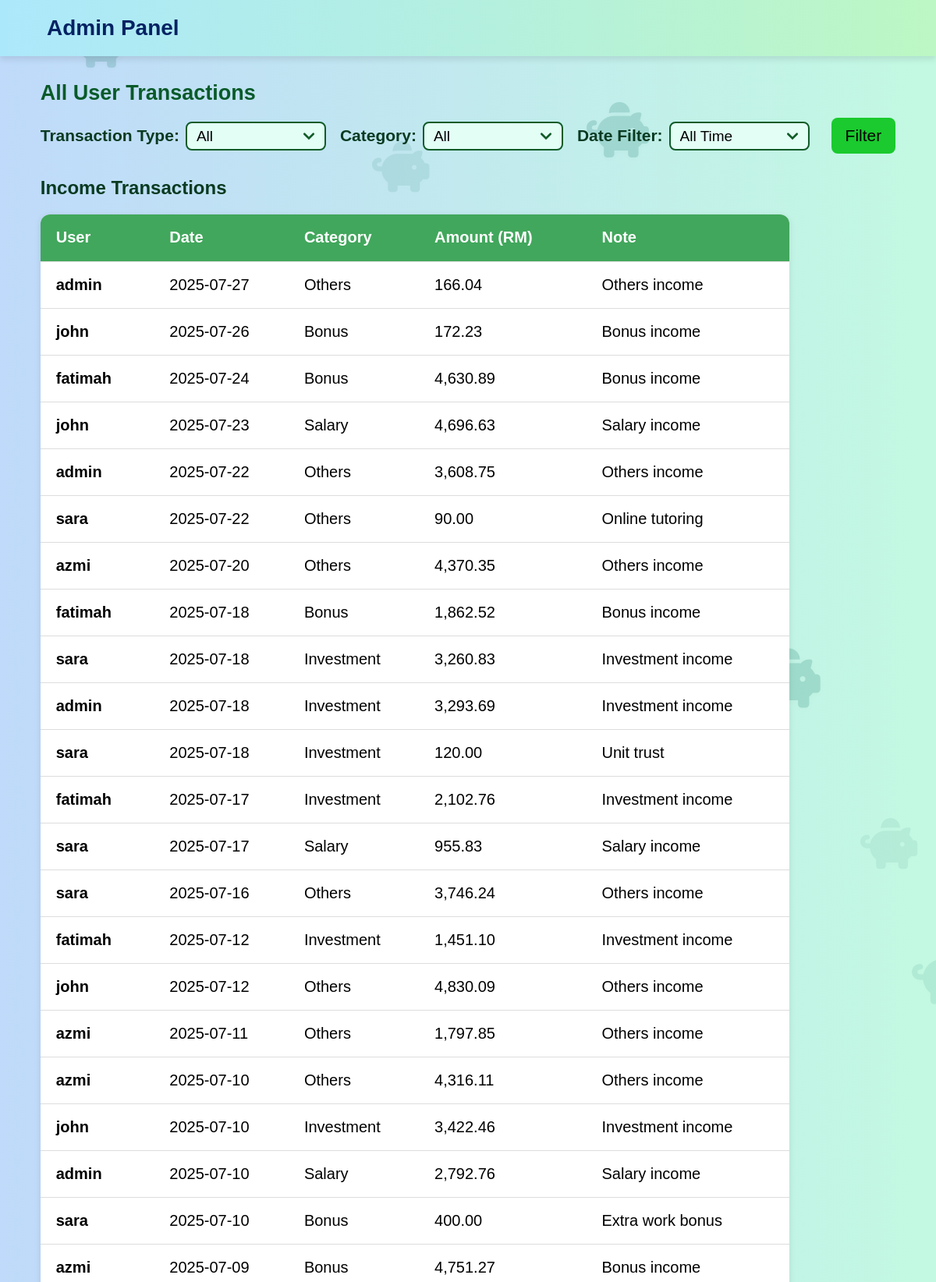
The app's page /admin_overview.php (signed in, upper part) with its own data.
### tables this page shows
CREATE TABLE IF NOT EXISTS transactions (
    transaction_id INT AUTO_INCREMENT PRIMARY KEY,
    user_id INT NOT NULL,
    category_id INT NOT NULL,
    type ENUM('income', 'expense') NOT NULL,
    amount DECIMAL(10,2) NOT NULL,
    note TEXT,
    date DATE,
    FOREIGN KEY (user_id) REFERENCES users(user_id) ON DELETE CASCADE,
    FOREIGN KEY (category_id) REFERENCES categories(category_id) ON DELETE CASCADE
);

CREATE TABLE IF NOT EXISTS users (
    user_id INT AUTO_INCREMENT PRIMARY KEY,
    username VARCHAR(100) NOT NULL,
    email VARCHAR(100) NOT NULL UNIQUE,
    password VARCHAR(255) NOT NULL,
    role ENUM('user', 'admin') DEFAULT 'user'
);

CREATE TABLE IF NOT EXISTS categories (
    category_id INT AUTO_INCREMENT PRIMARY KEY,
    name VARCHAR(50) NOT NULL,
    type VARCHAR(50) NOT NULL  
);

### admin_overview.php (the view, shortened to what this page needs)
<?php
require_once 'admin_header.php';
require_once 'includes/db.php';
$date_filter = $_GET['date_filter'] ?? '';
?>
    <div id="piggy-bg"></div>
    <div class="piggy-container" aria-hidden="true"></div>
<main class="overviewmain">
    <section id="overview">
        <h2>All User Transactions</h2>
        <form method="GET" action="admin_overview.php">
            <div class="filtergroup">
                <label for="transactionType">Transaction Type:</label>
                <select id="OtransactionType" name="type" onchange="this.form.submit()" required>
                    <?php $selectedType = $_GET['type'] ?? 'all'; ?>
                    <option value="all" <?= $selectedType == 'all' ? 'selected' : '' ?>>All</option>
                </select>
            </div>
            <div class="filtergroup">
                <label for="category">Category:</label>
                <select name="category" id="Ocategory">
                    <option value="">All</option>
                </select>
            </div>
            <div class="filtergroup">
                <label for="date_filter">Date Filter:</label>
                <select name="date_filter" id="Odate_filter">
                    <option value="" <?= $date_filter == '' ? 'selected' : '' ?>>All Time</option>
                </select>
            </div>
            <div class="filtergroup">
                <button type="submit" class="filterbtn">Filter</button>
            </div>
        </form>
        <?php
        $selectedType = isset($_GET['type']) ? $_GET['type'] : 'all';
        if ($selectedType === 'all') {
            $transactionTypes = ['income', 'expense'];
            foreach ($transactionTypes as $currentType) {
                echo "<h3>" . ucfirst($currentType) . " Transactions</h3>";
                echo "<table>";
                echo "<thead>
                        <tr>
                            <th>User</th>
                            <th>Date</th>
                            <th>Category</th>
                            <th>Amount (RM)</th>
                            <th>Note</th>
                        </tr>
                      </thead>";
                echo "<tbody>";
                $sql = "SELECT t.*, c.name AS category_name, u.username
                        FROM transactions t
                        JOIN categories c ON t.category_id = c.category_id
                        JOIN users u ON t.user_id = u.user_id
                        WHERE t.type = ?";
                $params = [$currentType];
                $types = "s";
                $sql .= " ORDER BY t.date DESC, t.transaction_id DESC";
                $stmt = $conn->prepare($sql);
                if ($stmt) {
                    $stmt->bind_param($types, ...$params);
                    $stmt->execute();
                    $result = $stmt->get_result();
                    if ($result->num_rows > 0) {
                        while ($row = $result->fetch_assoc()) {
                            echo "<tr>
                                    <td><strong>" . htmlspecialchars($row['username']) . "</strong></td>
                                    <td>" . htmlspecialchars($row['date']) . "</td>
                                    <td>" . htmlspecialchars($row['category_name']) . "</td>
                                    <td>" . number_format($row['amount'], 2) . "</td>
                                    <td>" . htmlspecialchars($row['note']) . "</td>
                                  </tr>";
                        }
                    } else {
                        echo "<tr><td colspan='5' style='text-align: center; padding: 20px;'>No " . $currentType . " transactions found.</td></tr>";
                    }
                } else {
                    echo "<tr><td colspan='5' style='text-align: center; padding: 20px; color: red;'>Error preparing query: " . htmlspecialchars($conn->error) . "</td></tr>";
                }
                echo "</tbody>";
                echo "</table>";
                echo "<br>";
            }
        }
        ?>
    </section>
</main>

### style.css (style rules this page uses)
* { padding: 0; margin: 0; font-family:'Trebuchet MS', 'Lucida Sans Unicode', 'Lucida Grande', 'Lucida Sans', Arial, sans-serif; box-sizing: border-box; }
html, body { margin: 0; padding: 0; width: 100%; background: linear-gradient(to left, #c3f9e2, #bfdafa); overflow-x: hidden; height: 100%; display: flex; flex-direction: column; }
body { flex-grow: 1; position: relative; z-index: 1; }
main { flex: 1 0 auto; padding-bottom: 500px; box-sizing: border-box; }
main { display: flex; justify-content: center; align-items: center; flex: 1; padding: 0 clamp(2rem, 1vw, 6rem); }
#overview { width: 100%; }
#piggy-bg { position: fixed; top: 0; left: 0; width: 100%; height: 100vh; z-index: -1; pointer-events: none; overflow: hidden; }
.piggy-container { position: fixed; top: 0; left: 0; width: 100%; height: 100vh; pointer-events: none; z-index: -1; }
table { width: 60%; border-collapse: collapse; margin-top: 30px; font-size: clamp(16px, 2vw, 20px); background-color: #fff; box-shadow: 0 2px 8px rgba(0,0,0,0.1); border-radius: 12px; overflow: hidden; }
table thead { background-color: #41a75c; color: white; text-align: left; }
table th, table td { padding: 16px 20px; border-bottom: 1px solid #ddd; min-width: 120px; height: 60px; text-align: left; vertical-align: middle; }
.overviewmain { display: flex; justify-content: center; align-items: center; margin: 2rem auto; }
#overview h2 { font-size: clamp(27px, 2.2vw, 30px); color: #095a29; margin-bottom: clamp(16px, 1vw, 20px); }
#overview form { display: flex; flex-wrap: wrap; flex-direction: column; align-items: flex-start; gap: 10px; margin-bottom: 10px; }
#overview .filtergroup { display: flex; flex-wrap: wrap; align-items: center; gap: 8px; }
#overview h3 { font-size: clamp(24px, 1.8vw, 27px); font-weight: bold; color: #093a21; }
.filtergroup label { font-size: clamp(21px, 1.6vw, 23px); font-weight: bold; color: #093a21; white-space: nowrap; gap: 50px; }
#Odate_filter, #OtransactionType, #Ocategory { width: 180px; }
.filtergroup select { padding: 6px 12px; background-color: #e2fef5; border: 2px solid #115b27; border-radius: 8px; font-size: clamp(19px, 1.5vw, 21px); resize: vertical; transition: border-color 0.3s; }
.filtergroup select { appearance: none; background-repeat: no-repeat; background-position: right 12px center; background-size: 16px; }
.filterbtn { background-color: #1aca2e; padding: 11px 18px; font-size: clamp(21px, 1.6vw, 23px); border: none; border-radius: 8px; transition: background-color 0.3s; margin-bottom: 20px; }
#overview table { width: clamp(500px, 80vw, 1200px); border-collapse: collapse; margin-top: 20px; margin-bottom: 30px; font-size: clamp(16px, 2vw, 20px); background-color: #fff; box-shadow: 0 2px 8px rgba(0,0,0,0.1); border-radius: 12px; overflow: hidden; }
#overview table thead { background-color: #41a75c; color: white; text-align: left; }
#overview table th, #overview table td { padding: 16px 20px; border-bottom: 1px solid #ddd; min-width: 120px; height: 60px; text-align: left; vertical-align: middle; }
@media (min-width: 1030px) { #overview form { flex-direction: row; align-items: center; gap: 18px; } }
@media (min-width: 1030px) { .filterbtn { margin-left: 10px; } }
@media (min-width: 1030px) { #overview .filtergroup { margin-bottom: 20px; } }
@media (min-width: 1030px) { .filterbtn { margin-bottom: 0; } }

### records on screen
transactions: user.username "admin", date "2025-07-27", category.name "Others", amount "166.04", note "Others income"
transactions: user.username "john", date "2025-07-26", category.name "Bonus", amount "172.23", note "Bonus income"
transactions: user.username "fatimah", date "2025-07-24", category.name "Bonus", amount "4,630.89", note "Bonus income"
transactions: user.username "john", date "2025-07-23", category.name "Salary", amount "4,696.63", note "Salary income"
transactions: user.username "admin", date "2025-07-22", category.name "Others", amount "3,608.75", note "Others income"
transactions: user.username "sara", date "2025-07-22", category.name "Others", amount "90.00", note "Online tutoring"
transactions: user.username "azmi", date "2025-07-20", category.name "Others", amount "4,370.35", note "Others income"
transactions: user.username "fatimah", date "2025-07-18", category.name "Bonus", amount "1,862.52", note "Bonus income"
transactions: user.username "sara", date "2025-07-18", category.name "Investment", amount "3,260.83", note "Investment income"
transactions: user.username "admin", date "2025-07-18", category.name "Investment", amount "3,293.69", note "Investment income"
transactions: user.username "sara", date "2025-07-18", category.name "Investment", amount "120.00", note "Unit trust"
transactions: user.username "fatimah", date "2025-07-17", category.name "Investment", amount "2,102.76", note "Investment income"
transactions: user.username "sara", date "2025-07-17", category.name "Salary", amount "955.83", note "Salary income"
transactions: user.username "sara", date "2025-07-16", category.name "Others", amount "3,746.24", note "Others income"
transactions: user.username "fatimah", date "2025-07-12", category.name "Investment", amount "1,451.10", note "Investment income"
transactions: user.username "john", date "2025-07-12", category.name "Others", amount "4,830.09", note "Others income"
transactions: user.username "azmi", date "2025-07-11", category.name "Others", amount "1,797.85", note "Others income"
transactions: user.username "azmi", date "2025-07-10", category.name "Others", amount "4,316.11", note "Others income"
transactions: user.username "john", date "2025-07-10", category.name "Investment", amount "3,422.46", note "Investment income"
transactions: user.username "admin", date "2025-07-10", category.name "Salary", amount "2,792.76", note "Salary income"
transactions: user.username "sara", date "2025-07-10", category.name "Bonus", amount "400.00", note "Extra work bonus"
transactions: user.username "azmi", date "2025-07-09", category.name "Bonus", amount "4,751.27", note "Bonus income"

### other values on screen
$currentType "Income"
